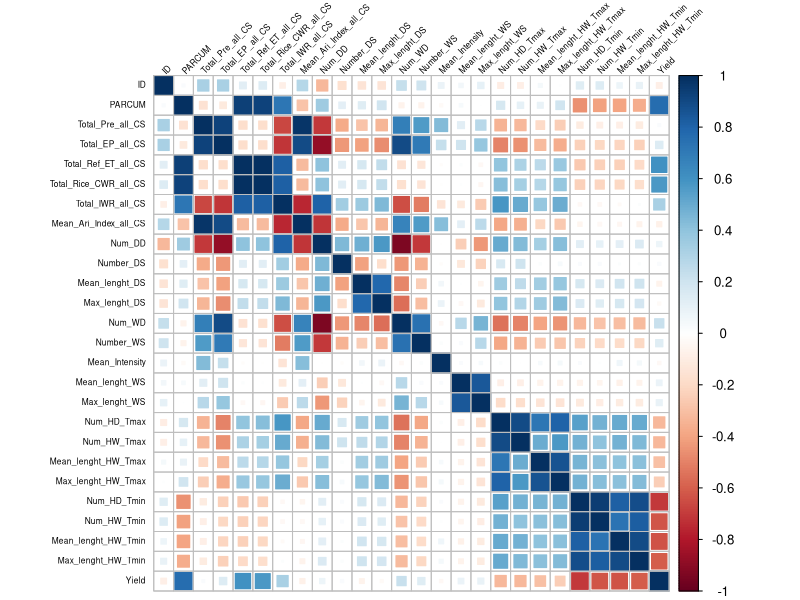
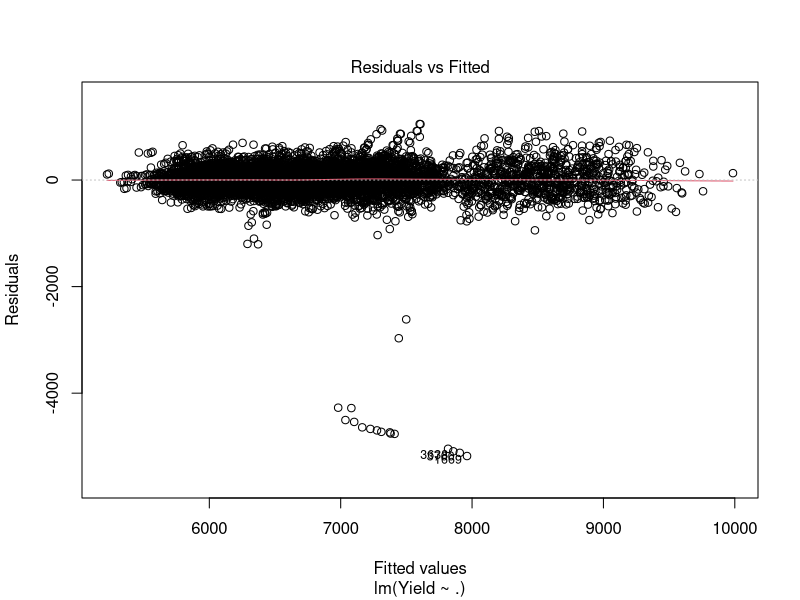
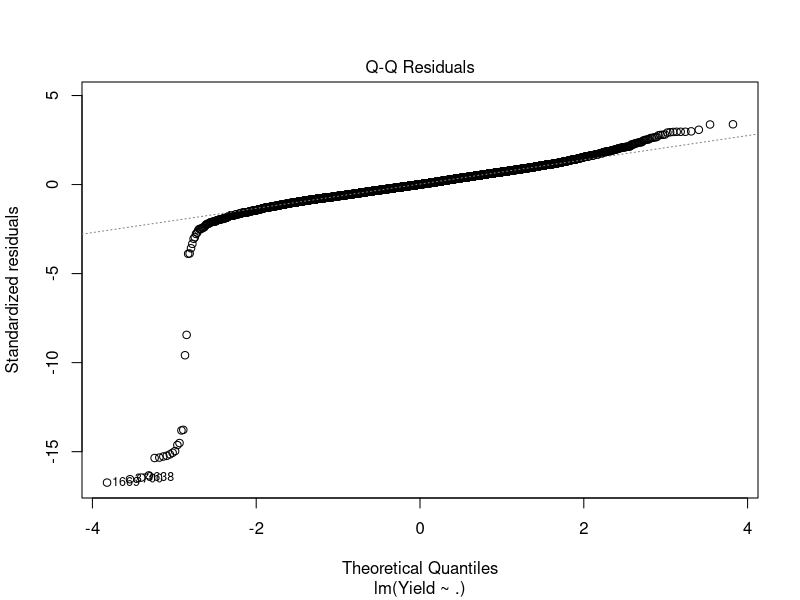
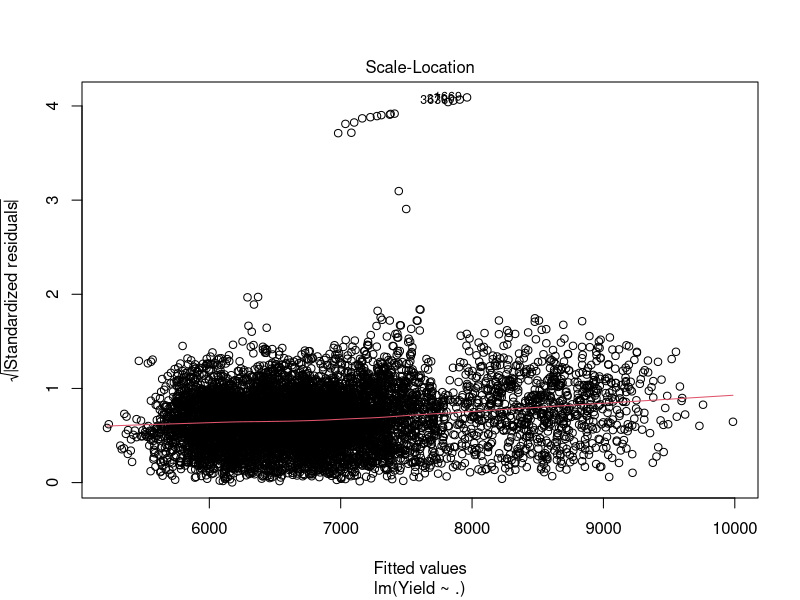
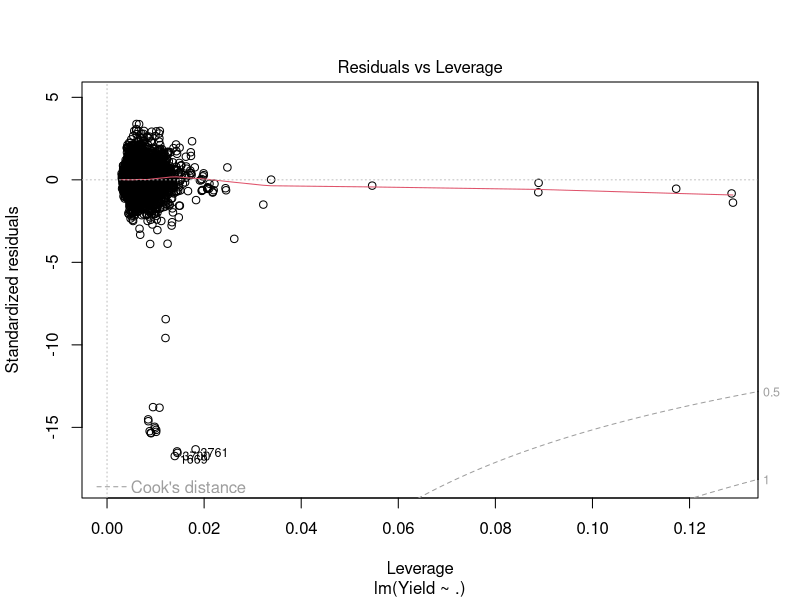
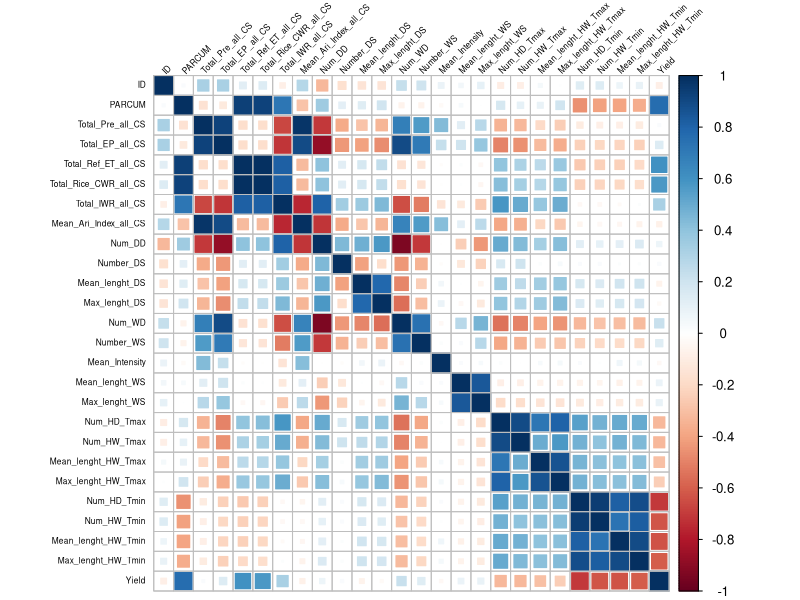
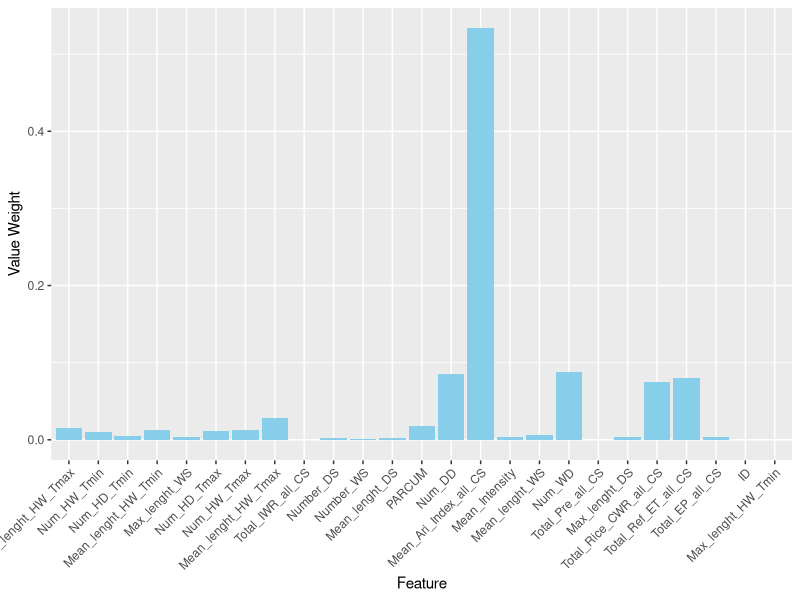
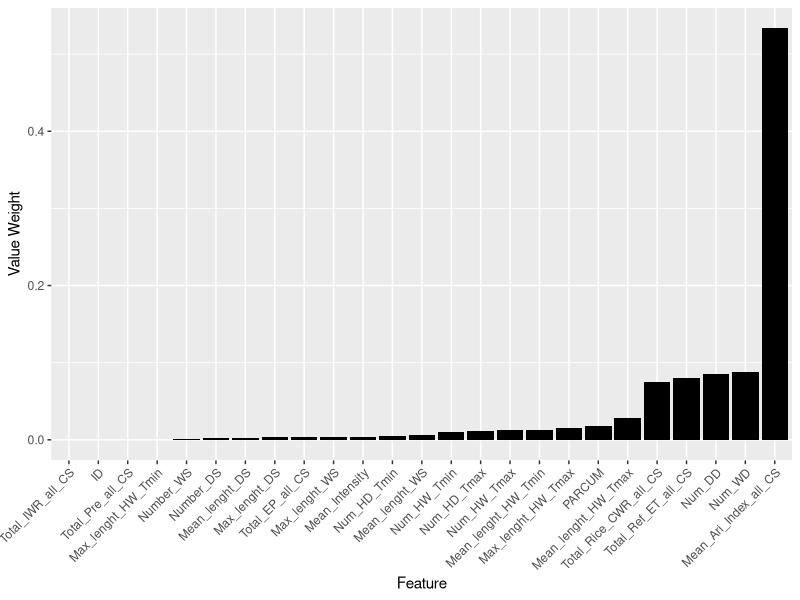

The R source for these figures, in order:
#Define the work folder
setwd("C:/Users/Julian Valencia/OneDrive/Escritorio/Rice model")

# Load necessary libraries
library(readxl) # For reading Excel files
library(corrplot) # For correlation plot
library(dplyr)    # For data manipulation
library(caret)  # For data preprocessing and model training
library(openxlsx) # For exporting results to Excel

# Load the dataset
data <- read_excel("data_base_RF1.xlsx")
View(data)

# Check the structure and summary statistics
str(data)
summary(data)

# Data preprocessing (if needed)
sum(is.na(data))
data <- na.omit(data)

# Check for correlation between variables
data_numeric <- data[, sapply(data, is.numeric)]  # Select only numeric columns

# Check for missing values again
sum(is.na(data_numeric))

# Check for correlation between variables
num_data <- data %>% select_if(is.numeric)
cor_matrix <- cor(num_data)
View(cor_matrix)
corrplot(cor_matrix, method = "square", type = "full", 
         order = "original", tl.col = "black", tl.srt = 45, number.font=2, pch=1, 
         number.cex =0.5, tl.cex=0.5, mar = c(0, 0, 0, 0) )

# Split the data into training and testing sets
set.seed(123) # for reproducibility
trainIndex <- createDataPartition(data$Yield, p = 0.8, list = FALSE)
train_data <- data[trainIndex, ]
test_data <- data[-trainIndex, ]

# Fit a regression model
model <- lm(Yield ~ ., data = train_data)

# Evaluate the model
predictions <- predict(model, newdata = test_data)
performance <- postResample(predictions, test_data$Yield)
mse <- mean((test_data$Yield - predictions)^2)  # Mean Squared Error
rmse <- sqrt(mse)  # Root Mean Squared Error
print(paste("RMSE:", rmse, performance[["RMSE"]]))

# Summary of the model
summary(model)

plot(model)

# Feature importance
correlation <- cor(num_data, data$Yield)
View(cor_matrix)
write.xlsx(cor_matrix, "matriz_correlacion.xlsx", row.names = TRUE)
corrplot(cor_matrix, method = "square", type = "full", 
         order = "original", tl.col = "black", tl.srt = 45, number.font=2, pch=1, 
         number.cex =0.5, tl.cex=0.5, mar = c(0, 0, 0, 0) )

coeficientes <- coef(model)[-1]  # Exclude intercept
importance <- abs(coeficientes)
importance[is.na(importance)] <- 0  # Manage values NA
importance <- importance / sum(importance) 

# Create a vector to delete features 
caracteristicas_a_eliminar <- c("SeasonB", "site1_Huila_Campoalegre", "Site2_Huila_Agrado", "Site3_Huila_Campoalegre", "Site4_Huila_Villavieja",
                                "Site5_Huila_Villavieja", "Site6_Huila_Palermo", "Site7_Huila_Campoalegre", "Site8_Huila_Baraya", "Site9_Huila_Neiva",
                                "Site10_Huila_Villavieja", "Site11_Tolima_Ibague", "Site12_Tolima_Coello", "Site13_Tolima_Espinal", "Site14_Tolima_Lerida",
                                "Site15_Tolima_Melgar", "Site16_Tolima_Purificacion", "Site17_Tolima_Prado", "Site18_Tolima_Guamo", "Site19_Tolima_Ambalema",
                                "Site20_Tolima_Coyaima", "Site21_Tolima_Flandes", "Site22_Tolima_Sanluis", "Site23_Tolima_Piedras", "Site24_Tolima_Lerida",
                                "Site25_Tolima_Armero", "Site26_Tolima_Honda")

# Delete the mportance vector features 
importance <- importance[!(names(importance) %in% caracteristicas_a_eliminar)]

# Normalice the importance values
importance <- importance / sum(importance)

importance_df <- data.frame(Feature = names(importance), Importance = importance, Correlation_with_Yield = correlation[-ncol(correlation)])

importance_df <- importance_df[order(abs(importance_df$Correlation_with_Yield), decreasing = TRUE), ]

ggplot(importance_df, aes(x = reorder(Feature, Correlation_with_Yield), y = Importance)) +
  geom_bar(stat = "identity", fill = "skyblue") +
  labs(x = "Feature", y = "Value Weight") +
  theme(axis.text.x = element_text(angle = 45, hjust = 1))
print(importance_df)

ggplot(importance_df, aes(x = reorder(Feature, Importance), y = Importance)) +
  geom_bar(stat = "identity", fill = "black") +
  labs(x = "Feature", y = "Value Weight") +
  theme(axis.text.x = element_text(angle = 45, hjust = 1))
  
# Export the results to Excel
model_output <- data.frame(Actual = test_data$Yield, Predicted = predictions)
View(model_output)
plot(model_output)
write.xlsx(model_output, "model_rice_output.xlsx")
